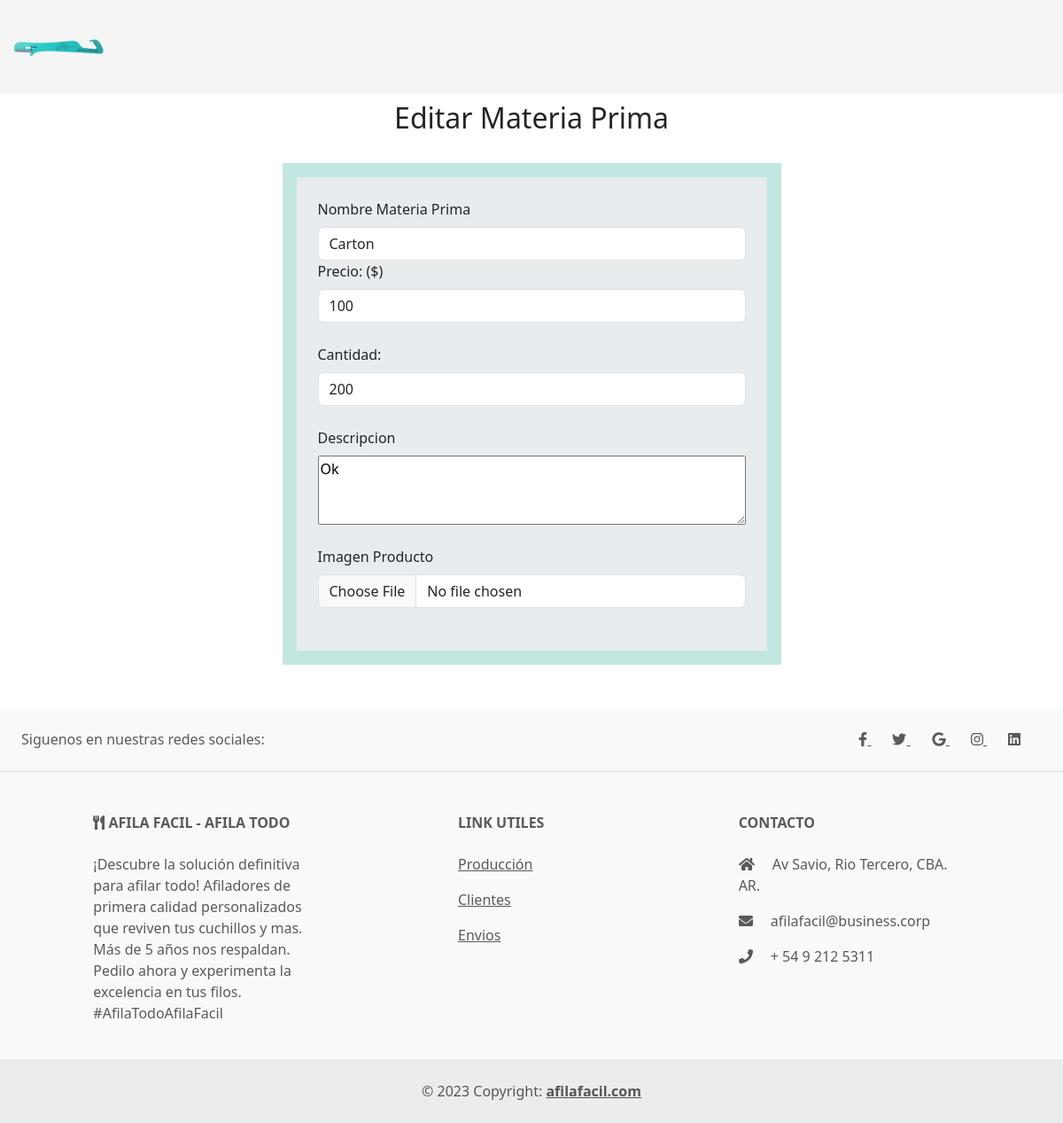
The page /materias_primas/editar/1/ on the database its author committed.
### materias_primas/models.py (models this page shows, shortened)
class Materias(models.Model):
    nombre = models.CharField(max_length=45)
    descripcion = models.CharField(max_length=200)
    precio = models.IntegerField()
    cantidad = models.IntegerField()
    imagen = models.CharField(max_length=100)
    class Meta:
        db_table = 'materias'
        verbose_name = "Materia"

### materias_primas/views.py (the view)
# urls.py: path('editar/<int:id>/', views.editar_materia, name='editar_materia'),
def editar_materia(request, id):
    materia = get_object_or_404(Materias, pk=id)
    if request.method == 'POST':
        form = MateriasForm(request.POST, request.FILES)
        if form.is_valid():
            materia.nombre = form.cleaned_data['nombre']
            materia.precio = form.cleaned_data['precio']
            materia.cantidad = form.cleaned_data['cantidad']
            materia.descripcion = form.cleaned_data['descripcion']
            materia.imagen = form.cleaned_data['imagen']
            materia.save()
            return redirect('materias_primas')
    else:
        form = MateriasForm(initial={
            'nombre': materia.nombre,
            'precio': materia.precio,
            'cantidad': materia.cantidad,
            'descripcion': materia.descripcion,
            'imagen': materia.imagen
        })
    return render(request, 'editar_materia.html', {'form': form, 'materia': materia})

### materias_primas/forms.py
class MateriasForm(forms.Form):
    nombre = forms.CharField(max_length=100, required=True)
    descripcion = forms.CharField(max_length=255, required=True, widget=forms.Textarea)
    precio = forms.IntegerField(required=True)
    cantidad = forms.IntegerField(required=True)
    imagen = forms.CharField(max_length=100, required=False)
    class Meta:
            model = Materias

### materias_primas/templates/editar_materia.html (shortened to what this page needs)
{% extends "materias_primas/layout.html" %}
{% load static %}
{% block content %}
    <div class="container-fluid ">
        <div class="d-flex flex-column align-items-center">
          <h2 class="mb-3 mt-2">Editar Materia Prima</h2>
          <div class="d-flex justify-content-center mt-3 mb-5" style="background-color: #c2e7e1;">
            <form class="m-3 p-4 bg-body-secondary" method="post" action="{% url 'editar_materia' materia.id %}"  enctype="multipart/form-data">
              <div class="row">
                  <div class="form-outline w-100">
                    <label class="form-label" for="nombre">Nombre Materia Prima</label>
                    <input type="text" id="nombre" name="nombre" class="form-control" value="{{ materia.nombre }}" />
                  </div>
              </div>
                <div class="row mb-4">
                    <div class="form-outline w-100">
                    <label class="form-label" for="precio">Precio: ($)</label>
                    <input type="number" id="precio" name="precio" class="form-control" value="{{ materia.precio }}"/>
                    </div>
                </div>
                <div class="row mb-4">
                    <div class="form-outline w-100">
                    <label class="form-label" for="cantidad">Cantidad: </label>
                    <input type="number" id="cantidad" name="cantidad" class="form-control" value="{{ materia.cantidad }}"/>
                    </div>
                </div>
                <div class="row mb-4">
                    <div class="form-outline w-100 d-flex flex-column">
                        <label class="form-label" for="descripcion">Descripcion</label>
                        <textarea rows="3" cols="50" id="descripcion" name="descripcion" >{{ materia.descripcion }}</textarea>
                    </div>
                </div>
                <div class="row mb-4">
                    <div class="form-outline">
                    <label class="form-label w-100" for="imagen">Imagen Producto</label>
                    <input type="file" id="imagen" name="imagen" class="form-control" value="{{ materia.imagen }}"/>
                    </div>
                </div>
            </form>
        </div>
    </div>
  </div>
{% endblock %}

### rows shown on the page
Materias: nombre "Carton", precio "100", cantidad "200", descripcion "Ok"
